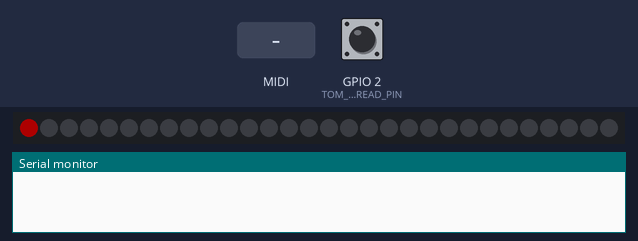
Simulated run of this sketch. Board: ESP32. Shown: 30 RGB LEDs in strip order, left to right, the last lines printed to the serial monitor. The inputs (shaded band) are chosen by the test bench; at power-on: GPIO 2 (TOM_1_TOUCH_READ_PIN) HIGH. Dim RGB values are drawn brighter than linear; MIDI output is not drawn.

Above: at 1.2 s.
1.3 s: MIDI note 67 received
At 1.45 s:
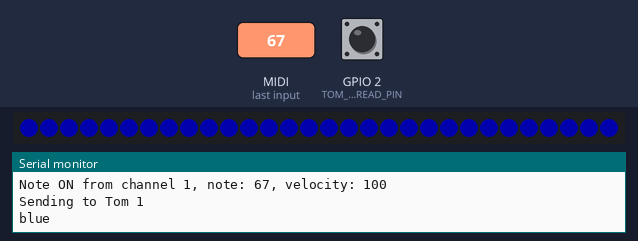
At 3.0 s:
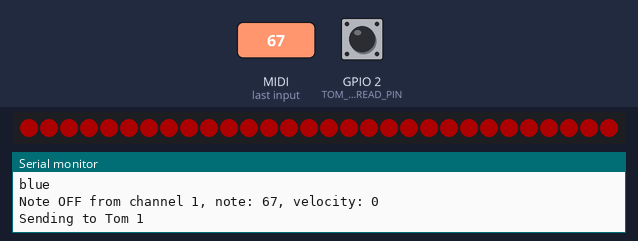
Timing chart, 0 to 4.5 s (numbered marks = the images above; inputs shaded):
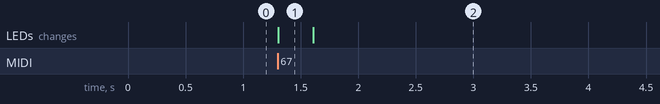

The sketch:

parkinsons-bongos.ino
```cpp
#include <Arduino_FreeRTOS.h>
#include <USB-MIDI.h>
#include <CapacitiveSensor.h>
#include <Adafruit_NeoPixel.h>

#define SERIAL_MONITOR_BAUDRATE 115200
#define MAX_NOTE_DURATION_MS 5000

#define MIDI_RECV_CHANNEL 1
#define MIDI_RECV_NOTE_1 67
#define MIDI_RECV_NOTE_2 68
#define MIDI_RECV_NOTE_3 69

#define TOM_1_PIXEL_PIN 5
#define TOM_1_PIXEL_COUNT 30
#define TOM_1_TOUCH_SEND_PIN 4
#define TOM_1_TOUCH_READ_PIN 2

#define CS_TOUCH_THRESHOLD 1000


USBMIDI_CREATE_DEFAULT_INSTANCE();
using namespace MIDI_NAMESPACE;

struct tom_task_param_s {
  uint16_t id;
  uint16_t touch_pin;
  Adafruit_NeoPixel *strip;
};

enum tom_task_event_e {
  TOM_TASK_EVENT_NOTE_ON = 1,
  TOM_TASK_EVENT_NOTE_OFF,
  TOM_TASK_EVENT_TOUCH,
};

enum tom_state_e {
  TOM_STATE_IDLE,
  TOM_STATE_WAITING,
  TOM_STATE_SUCCESS,
  TOM_STATE_FAILED
};

CapacitiveSensor touchSensor1 = CapacitiveSensor(TOM_1_TOUCH_SEND_PIN, TOM_1_TOUCH_READ_PIN);

TaskHandle_t taskTom1Handler;

Adafruit_NeoPixel strip1 = Adafruit_NeoPixel(TOM_1_PIXEL_COUNT, TOM_1_PIXEL_PIN, NEO_GRB + NEO_KHZ800);

void xprintf(const char *format, ...) {
  static char buffer[512];
  va_list args;
  va_start(args, format);
  vsprintf(buffer, format, args);
  va_end(args);
  Serial.print(buffer);
}

static void setStripColor(Adafruit_NeoPixel *strip, uint8_t r, uint8_t g, uint8_t b) {
  uint32_t numPixel = strip->numPixels();

  for (uint32_t i = 0; i < numPixel; i++) {
    strip->setPixelColor(i, r, g, b);
  }
  strip->show();
}

static void OnNoteOn(byte channel, byte note, byte velocity) {
  xprintf("Note ON from channel %u, note: %u, velocity: %u\n", channel, note, velocity);

  if (channel == MIDI_RECV_CHANNEL) {
    switch (note) {
      case MIDI_RECV_NOTE_1:
        Serial.println("Sending to Tom 1");
        xTaskNotify(taskTom1Handler, TOM_TASK_EVENT_NOTE_ON, eSetValueWithOverwrite);
        break;

      default:
        break;
    }
  }
}

static void OnNoteOff(byte channel, byte note, byte velocity) {
  xprintf("Note OFF from channel %u, note: %u, velocity: %u\n", channel, note, velocity);

  if (channel == MIDI_RECV_CHANNEL) {
    switch (note) {
      case MIDI_RECV_NOTE_1:
        Serial.println("Sending to Tom 1");
        xTaskNotify(taskTom1Handler, TOM_TASK_EVENT_NOTE_OFF, eSetValueWithOverwrite);
        break;

      default:
        break;
    }
  }
}

struct tom_task_param_s tom_1_params = { .id = 1, .touch_pin = A0, .strip = &strip1 };

void vTaskTom(void *pvParameters) {
  uint32_t event;
  uint32_t t0;
  uint8_t state = TOM_STATE_IDLE;
  const struct tom_task_param_s *params = (struct tom_task_param_s *)pvParameters;

  pinMode(params->touch_pin, INPUT);
  delay(1000);

  for (;;) {

    int ret = xTaskNotifyWait(0, 0, &event, portMAX_DELAY);

    if (ret == pdTRUE) {
      switch (event) {
        case TOM_TASK_EVENT_NOTE_ON:
          t0 = millis();
          state = TOM_STATE_WAITING;
          Serial.println("blue");
          setStripColor(params->strip, 0, 0, 50);
          break;

        case TOM_TASK_EVENT_NOTE_OFF:
          setStripColor(params->strip, 0, 0, 0);
          if (state == TOM_STATE_WAITING) {
            setStripColor(params->strip, 50, 0, 0);
          }
          state = TOM_STATE_IDLE;
          break;

        case TOM_TASK_EVENT_TOUCH:
          if (state == TOM_STATE_WAITING) {
            setStripColor(params->strip, 0, 50, 0);
            uint32_t delta_t = millis() - t0;

            // Write params->id and delta_t to the file on the sd card

            state = TOM_STATE_SUCCESS;
          }
          break;
      }
    }
  }
}


void setup() {
  Serial.begin(SERIAL_MONITOR_BAUDRATE);

  MIDI.begin(MIDI_CHANNEL_OMNI);
  MIDI.setHandleNoteOn(OnNoteOn);
  MIDI.setHandleNoteOff(OnNoteOff);

  strip1.begin();
  strip1.show();
  strip1.setPixelColor(0, 50, 0, 0);
  strip1.show();

  touchSensor1.set_CS_AutocaL_Millis(0xFFFFFFFF);

  // put your setup code here, to run once:
  xTaskCreate(vTaskTom,  // Task function
              "Tom1",    // Task name
              128,       // Stack size
              (void *)&tom_1_params,
              3,                  // Priority
              &taskTom1Handler);  // TaskHandle
}

void loop() {
  MIDI.read();

  long ret1 = touchSensor1.capacitiveSensor(30);

  if (ret1 > CS_TOUCH_THRESHOLD) {
    xTaskNotify(taskTom1Handler, TOM_TASK_EVENT_TOUCH, eSetValueWithOverwrite);
  }
}
```

Measured:
- after the input at 1.3 s, the LEDs: change at once (image 1)
